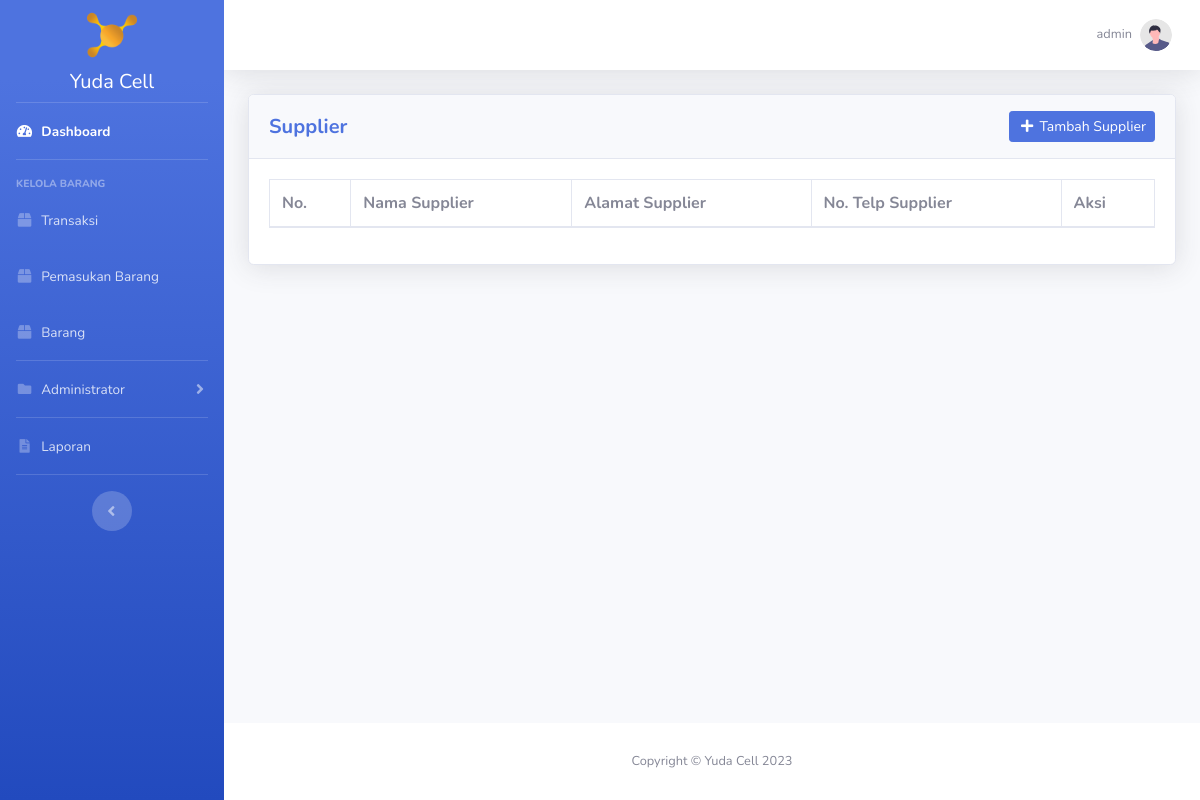
Page /supplier/index.php (signed in) on the earlier database version.
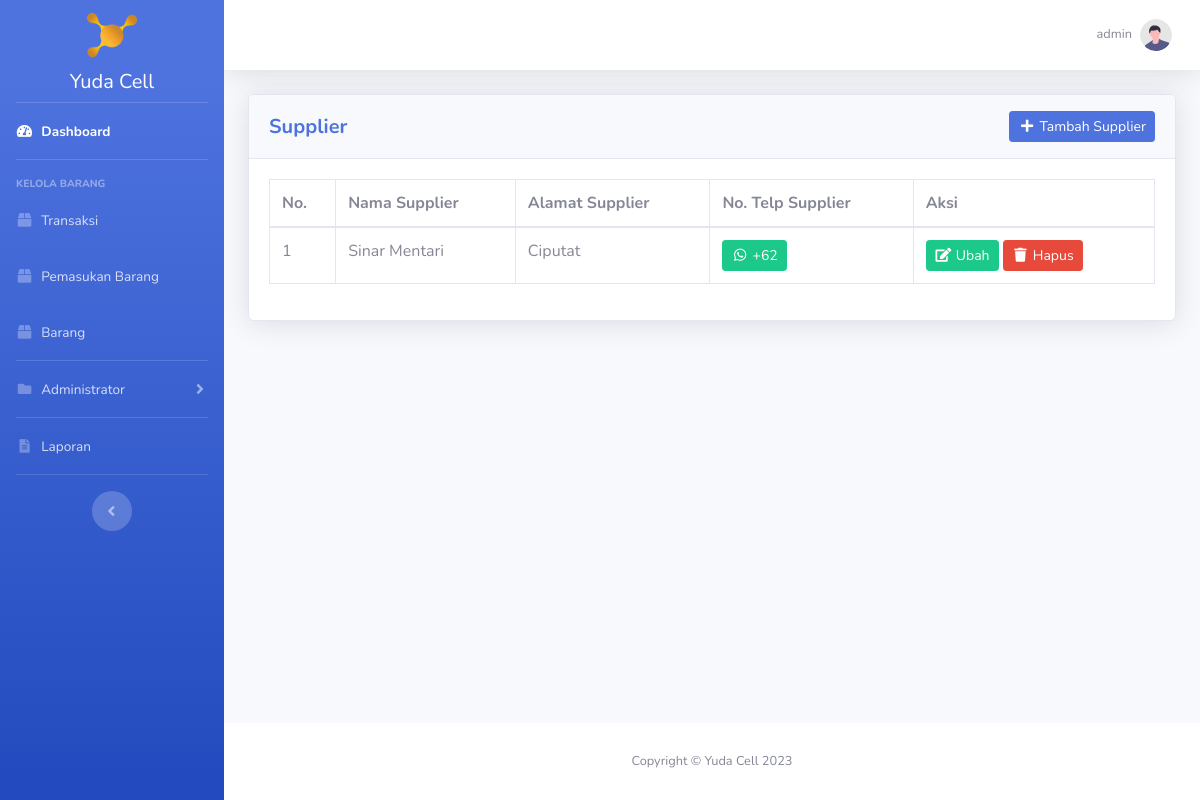
Same page on the later database version.
### tables this page shows
CREATE TABLE `supplier` (
  `id_supplier` int(11) NOT NULL,
  `nama_supplier` varchar(50) NOT NULL,
  `alamat_supplier` text NOT NULL,
  `no_telp_supplier` varchar(20) NOT NULL
);

### supplier/index.php (the view, shortened to what this page needs)
<?php
require_once '../koneksi.php';
$supplier = mysqli_query($koneksi, "SELECT * FROM supplier ORDER BY nama_supplier ASC");
$id_user = htmlspecialchars($_SESSION['id_user']);
$data_profile = mysqli_fetch_assoc(mysqli_query($koneksi, "SELECT * FROM user WHERE id_user = '$id_user'"));
?>
<!DOCTYPE html>
<html lang="en">
<head>
    <?php include_once '../include/head.php'; ?>
</head>
<body id="page-top">
    <div id="wrapper">
        <?php include_once '../include/sidebar.php'; ?>
        <div id="content-wrapper" class="d-flex flex-column">
            <div id="content">
                <?php include_once '../include/topbar.php'; ?>
                <div class="container-fluid">
                    <div class="card shadow mb-4">
                        <div class="card-header py-3">
                            <div class="row">
                                <div class="col head-left">
                                    <h5 class="my-auto font-weight-bold text-primary">Supplier</h5>
                                </div>
                                <?php if ($data_profile['hak_akses'] == 'administrator'): ?>
                                    <div class="col head-right">
                                        <a href="<?= BASE_URL; ?>supplier/tambah_supplier.php" class="btn btn-sm btn-primary"><i class="fas fa-fw fa-plus"></i> Tambah Supplier</a>
                                    </div>
                                <?php endif ?>
                            </div>
                        </div>
                        <div class="card-body">
                            <div class="table-responsive">
								<table class="table table-bordered" id="dataTable" width="100%" cellspacing="0">
									<thead>
										<tr>
											<th>No.</th>
											<th>Nama Supplier</th>
											<th>Alamat Supplier</th>
											<th>No. Telp Supplier</th>
											<?php if ($data_profile['hak_akses'] == 'administrator'): ?>
												<th>Aksi</th>
											<?php endif ?>
										</tr>
									</thead>
									<tbody>
										<?php $i = 1; ?>
										<?php foreach ($supplier as $ds): ?>
											<tr>
												<td><?= $i++; ?></td>
												<td><?= $ds['nama_supplier']; ?></td>
												<td><?= $ds['alamat_supplier']; ?></td>
                                                <?php
                                                    $toNumber62 = $ds['no_telp_supplier'];
                                                    if (substr($toNumber62, 0, 2) != "62") {
                                                        $toNumber62 = substr_replace($toNumber62, "62", 0, 1);
                                                    }
                                                 ?>
												<td><a target="_blank" class="btn btn-sm btn-success" href="https://wa.me/<?= $toNumber62; ?>"><i class="fab fa-fw fa-whatsapp"></i> +<?= $toNumber62; ?></a></td>
												<?php if ($data_profile['hak_akses'] == 'administrator'): ?>
													<td>
														<a class="btn btn-sm btn-success" href="ubah_supplier.php?id_supplier=<?= $ds['id_supplier']; ?>"><i class="fas fa-fw fa-edit"></i> Ubah</a>
														<a class="btn btn-sm btn-danger btn-delete" data-nama="Supplier dengan nama <?= $ds['nama_supplier']; ?> akan terhapus!" href="hapus_supplier.php?id_supplier=<?= $ds['id_supplier']; ?>"><i class="fas fa-fw fa-trash"></i> Hapus</a>
													</td>
												<?php endif ?>
											</tr>
										<?php endforeach ?>
									</tbody>
								</table>
							</div>
                        </div>
                    </div>
				</div>
            </div>
            <?php include_once '../include/footer.php'; ?>
        </div>
    </div>
</body>
</html>

Differences in the rows shown:
added supplier: nama_supplier "Sinar Mentari", alamat_supplier "Ciputat", no_telp_supplier "62"
